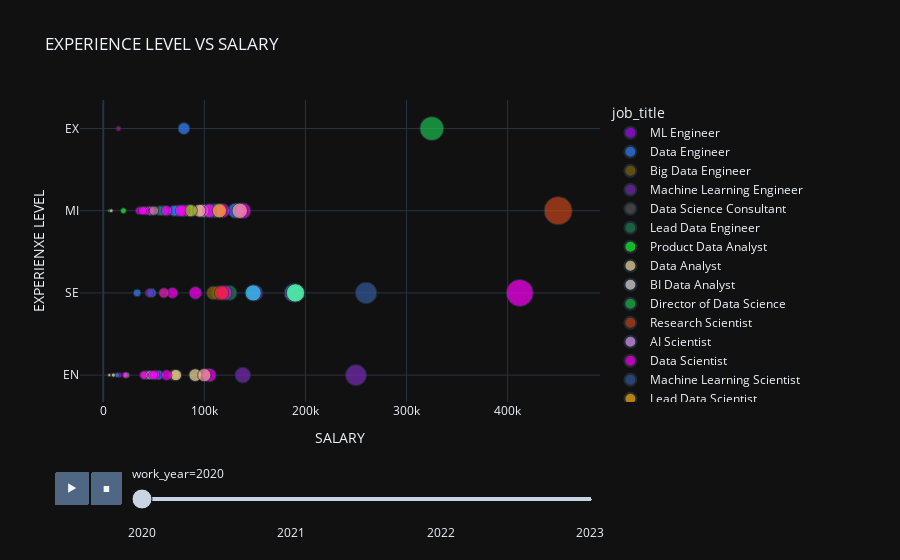

Here is the notebook cell this chart was saved with:
### Code cell
# Tiến hành trực quan hóa dữ liệu
fig=px.scatter(data, x = 'salary_in_usd', y = 'experience_level', size = 'salary_in_usd', hover_name = 'job_title', color = 'job_title', 
           color_discrete_sequence=px.colors.qualitative.Alphabet, template = 'plotly_dark',
           animation_frame = 'work_year', title = 'EXPERIENCE LEVEL VS SALARY')
fig.update_layout(xaxis_title="SALARY",yaxis_title="EXPERIENXE LEVEL")

### Figure 1 — Plotly figure (JSON) as saved in the notebook; plotly's stock layout.template omitted (floating-point values rounded to 4 significant figures)
{"data": [{"hovertemplate": "<b>%{hovertext}</b><br><br>job_title=ML Engineer<br>work_year=2020<br>salary_in_usd=%{marker.size}<br>experience_level=%{y}<extra></extra>", "hovertext": ["ML Engineer"], "legendgroup": "ML Engineer", "marker": {"color": "#AA0DFE", "size": [15966], "sizemode": "area", "sizeref": 1125, "symbol": "circle"}, "mode": "markers", "name": "ML Engineer", "orientation": "h", "showlegend": true, "type": "scatter", "x": [15966], "xaxis": "x", "y": ["EN"], "yaxis": "y"}, {"hovertemplate": "<b>%{hovertext}</b><br><br>job_title=Data Engineer<br>work_year=2020<br>salary_in_usd=%{marker.size}<br>experience_level=%{y}<extra></extra>", "hovertext": ["Data Engineer", "Data Engineer", "Data Engineer", "Data Engineer", "Data Engineer", "Data Engineer", "Data Engineer", "Data Engineer", "Data Engineer", "Data Engineer", "Data Engineer", "Data Engineer", "Data Engineer", "Data Engineer"], "legendgroup": "Data Engineer", "marker": {"color": "#3283FE", "size": [41689, 47899, 74130, 13493, 59303, 79833, 110000, 188000, 106000, 112872, 130800, 70139, 33511, 54742], "sizemode": "area", "sizeref": 1125, "symbol": "circle"}, "mode": "markers", "name": "Data Engineer", "orientation": "h", "showlegend": true, "type": "scatter", "x": [41689, 47899, 74130, 13493, 59303, 79833, 110000, 188000, 106000, 112872, 130800, 70139, 33511, 54742], "xaxis": "x", "y": ["EN", "SE", "MI", "EN", "MI", "EX", "MI", "SE", "MI", "MI", "MI", "MI", "SE", "EN"], "yaxis": "y"}, {"hovertemplate": "<b>%{hovertext}</b><br><br>job_title=Big Data Engineer<br>work_year=2020<br>salary_in_usd=%{marker.size}<br>experience_level=%{y}<extra></extra>", "hovertext": ["Big Data Engineer", "Big Data Engineer", "Big Data Engineer"], "legendgroup": "Big Data Engineer", "marker": {"color": "#85660D", "size": [114047, 109024, 70000], "sizemode": "area", "sizeref": 1125, "symbol": "circle"}, "mode": "markers", "name": "Big Data Engineer", "orientation": "h", "showlegend": true, "type": "scatter", "x": [114047, 109024, 70000], "xaxis": "x", "y": ["SE", "SE", "EN"], "yaxis": "y"}, {"hovertemplate": "<b>%{hovertext}</b><br><br>job_title=Machine Learning Engineer<br>work_year=2020<br>salary_in_usd=%{marker.size}<br>experience_level=%{y}<extra></extra>", "hovertext": ["Machine Learning Engineer", "Machine Learning Engineer", "Machine Learning Engineer", "Machine Learning Engineer"], "legendgroup": "Machine Learning Engineer", "marker": {"color": "#782AB6", "size": [138000, 250000, 150000, 45618], "sizemode": "area", "sizeref": 1125, "symbol": "circle"}, "mode": "markers", "name": "Machine Learning Engineer", "orientation": "h", "showlegend": true, "type": "scatter", "x": [138000, 250000, 150000, 45618], "xaxis": "x", "y": ["EN", "EN", "SE", "SE"], "yaxis": "y"}, {"hovertemplate": "<b>%{hovertext}</b><br><br>job_title=Data Science Consultant<br>work_year=2020<br>salary_in_usd=%{marker.size}<br>experience_level=%{y}<extra></extra>", "hovertext": ["Data Science Consultant", "Data Science Consultant"], "legendgroup": "Data Science Consultant", "marker": {"color": "#565656", "size": [5707, 103000], "sizemode": "area", "sizeref": 1125, "symbol": "circle"}, "mode": "markers", "name": "Data Science Consultant", "orientation": "h", "showlegend": true, "type": "scatter", "x": [5707, 103000], "xaxis": "x", "y": ["EN", "MI"], "yaxis": "y"}, {"hovertemplate": "<b>%{hovertext}</b><br><br>job_title=Lead Data Engineer<br>work_year=2020<br>salary_in_usd=%{marker.size}<br>experience_level=%{y}<extra></extra>", "hovertext": ["Lead Data Engineer", "Lead Data Engineer"], "legendgroup": "Lead Data Engineer", "marker": {"color": "#1C8356", "size": [56000, 125000], "sizemode": "area", "sizeref": 1125, "symbol": "circle"}, "mode": "markers", "name": "Lead Data Engineer", "orientation": "h", "showlegend": true, "type": "scatter", "x": [56000, 125000], "xaxis": "x", "y": ["MI", "SE"], "yaxis": "y"}, {"hovertemplate": "<b>%{hovertext}</b><br><br>job_title=Product Data Analyst<br>work_year=2020<br>salary_in_usd=%{marker.size}<br>experience_level=%{y}<extra></extra>", "hovertext": ["Product Data Analyst", "Product Data Analyst"], "legendgroup": "Product Data Analyst", "marker": {"color": "#16FF32", "size": [6072, 20000], "sizemode": "area", "sizeref": 1125, "symbol": "circle"}, "mode": "markers", "name": "Product Data Analyst", "orientation": "h", "showlegend": true, "type": "scatter", "x": [6072, 20000], "xaxis": "x", "y": ["MI", "MI"], "yaxis": "y"}, {"hovertemplate": "<b>%{hovertext}</b><br><br>job_title=Data Analyst<br>work_year=2020<br>salary_in_usd=%{marker.size}<br>experience_level=%{y}<extra></extra>", "hovertext": ["Data Analyst", "Data Analyst", "Data Analyst", "Data Analyst", "Data Analyst", "Data Analyst", "Data Analyst", "Data Analyst"], "legendgroup": "Data Analyst", "marker": {"color": "#F7E1A0", "size": [8000, 91000, 10000, 46759, 72000, 85000, 6072, 22809], "sizemode": "area", "sizeref": 1125, "symbol": "circle"}, "mode": "markers", "name": "Data Analyst", "orientation": "h", "showlegend": true, "type": "scatter", "x": [8000, 91000, 10000, 46759, 72000, 85000, 6072, 22809], "xaxis": "x", "y": ["MI", "EN", "EN", "MI", "EN", "MI", "EN", "EN"], "yaxis": "y"}, {"hovertemplate": "<b>%{hovertext}</b><br><br>job_title=BI Data Analyst<br>work_year=2020<br>salary_in_usd=%{marker.size}<br>experience_level=%{y}<extra></extra>", "hovertext": ["BI Data Analyst"], "legendgroup": "BI Data Analyst", "marker": {"color": "#E2E2E2", "size": [98000], "sizemode": "area", "sizeref": 1125, "symbol": "circle"}, "mode": "markers", "name": "BI Data Analyst", "orientation": "h", "showlegend": true, "type": "scatter", "x": [98000], "xaxis": "x", "y": ["MI"], "yaxis": "y"}, {"hovertemplate": "<b>%{hovertext}</b><br><br>job_title=Director of Data Science<br>work_year=2020<br>salary_in_usd=%{marker.size}<br>experience_level=%{y}<extra></extra>", "hovertext": ["Director of Data Science"], "legendgroup": "Director of Data Science", "marker": {"color": "#1CBE4F", "size": [325000], "sizemode": "area", "sizeref": 1125, "symbol": "circle"}, "mode": "markers", "name": "Director of Data Science", "orientation": "h", "showlegend": true, "type": "scatter", "x": [325000], "xaxis": "x", "y": ["EX"], "yaxis": "y"}, {"hovertemplate": "<b>%{hovertext}</b><br><br>job_title=Research Scientist<br>work_year=2020<br>salary_in_usd=%{marker.size}<br>experience_level=%{y}<extra></extra>", "hovertext": ["Research Scientist", "Research Scientist"], "legendgroup": "Research Scientist", "marker": {"color": "#C4451C", "size": [42000, 450000], "sizemode": "area", "sizeref": 1125, "symbol": "circle"}, "mode": "markers", "name": "Research Scientist", "orientation": "h", "showlegend": true, "type": "scatter", "x": [42000, 450000], "xaxis": "x", "y": ["EN", "MI"], "yaxis": "y"}, {"hovertemplate": "<b>%{hovertext}</b><br><br>job_title=AI Scientist<br>work_year=2020<br>salary_in_usd=%{marker.size}<br>experience_level=%{y}<extra></extra>", "hovertext": ["AI Scientist"], "legendgroup": "AI Scientist", "marker": {"color": "#DEA0FD", "size": [45896], "sizemode": "area", "sizeref": 1125, "symbol": "circle"}, "mode": "markers", "name": "AI Scientist", "orientation": "h", "showlegend": true, "type": "scatter", "x": [45896], "xaxis": "x", "y": ["EN"], "yaxis": "y"}, {"hovertemplate": "<b>%{hovertext}</b><br><br>job_title=Data Scientist<br>work_year=2020<br>salary_in_usd=%{marker.size}<br>experience_level=%{y}<extra></extra>", "hovertext": ["Data Scientist", "Data Scientist", "Data Scientist", "Data Scientist", "Data Scientist", "Data Scientist", "Data Scientist", "Data Scientist", "Data Scientist", "Data Scientist", "Data Scientist", "Data Scientist", "Data Scientist", "Data Scientist", "Data Scientist", "Data Scientist", "Data Scientist", "Data Scientist", "Data Scientist", "Data Scientist", "Data Scientist"], "legendgroup": "Data Scientist", "marker": {"color": "#FE00FA", "size": [45760, 42197, 62726, 35735, 68428, 79833, 51321, 40481, 39916, 21669, 38776, 91237, 62726, 118000, 138350, 76958, 412000, 105000, 49268, 105000, 120000], "sizemode": "area", "sizeref": 1125, "symbol": "circle"}, "mode": "markers", "name": "Data Scientist", "orientation": "h", "showlegend": true, "type": "scatter", "x": [45760, 42197, 62726, 35735, 68428, 79833, 51321, 40481, 39916, 21669, 38776, 91237, 62726, 118000, 138350, 76958, 412000, 105000, 49268, 105000, 120000], "xaxis": "x", "y": ["MI", "MI", "EN", "MI", "SE", "MI", "EN", "MI", "EN", "EN", "MI", "SE", "MI", "MI", "MI", "MI", "SE", "EN", "EN", "MI", "SE"], "yaxis": "y"}, {"hovertemplate": "<b>%{hovertext}</b><br><br>job_title=Machine Learning Scientist<br>work_year=2020<br>salary_in_usd=%{marker.size}<br>experience_level=%{y}<extra></extra>", "hovertext": ["Machine Learning Scientist"], "legendgroup": "Machine Learning Scientist", "marker": {"color": "#325A9B", "size": [260000], "sizemode": "area", "sizeref": 1125, "symbol": "circle"}, "mode": "markers", "name": "Machine Learning Scientist", "orientation": "h", "showlegend": true, "type": "scatter", "x": [260000], "xaxis": "x", "y": ["SE"], "yaxis": "y"}, {"hovertemplate": "<b>%{hovertext}</b><br><br>job_title=Lead Data Scientist<br>work_year=2020<br>salary_in_usd=%{marker.size}<br>experience_level=%{y}<extra></extra>", "hovertext": ["Lead Data Scientist", "Lead Data Scientist"], "legendgroup": "Lead Data Scientist", "marker": {"color": "#FEAF16", "size": [190000, 115000], "sizemode": "area", "sizeref": 1125, "symbol": "circle"}, "mode": "markers", "name": "Lead Data Scientist", "orientation": "h", "showlegend": true, "type": "scatter", "x": [190000, 115000], "xaxis": "x", "y": ["SE", "MI"], "yaxis": "y"}, {"hovertemplate": "<b>%{hovertext}</b><br><br>job_title=Business Data Analyst<br>work_year=2020<br>salary_in_usd=%{marker.size}<br>experience_level=%{y}<extra></extra>", "hovertext": ["Business Data Analyst", "Business Data Analyst", "Business Data Analyst"], "legendgroup": "Business Data Analyst", "marker": {"color": "#F8A19F", "size": [135000, 100000, 95000], "sizemode": "area", "sizeref": 1125, "symbol": "circle"}, "mode": "markers", "name": "Business Data Analyst", "orientation": "h", "showlegend": true, "type": "scatter", "x": [135000, 100000, 95000], "xaxis": "x", "y": ["MI", "EN", "MI"], "yaxis": "y"}, {"hovertemplate": "<b>%{hovertext}</b><br><br>job_title=Lead Data Analyst<br>work_year=2020<br>salary_in_usd=%{marker.size}<br>experience_level=%{y}<extra></extra>", "hovertext": ["Lead Data Analyst"], "legendgroup": "Lead Data Analyst", "marker": {"color": "#90AD1C", "size": [87000], "sizemode": "area", "sizeref": 1125, "symbol": "circle"}, "mode": "markers", "name": "Lead Data Analyst", "orientation": "h", "showlegend": true, "type": "scatter", "x": [87000], "xaxis": "x", "y": ["MI"], "yaxis": "y"}, {"hovertemplate": "<b>%{hovertext}</b><br><br>job_title=Machine Learning Manager<br>work_year=2020<br>salary_in_usd=%{marker.size}<br>experience_level=%{y}<extra></extra>", "hovertext": ["Machine Learning Manager"], "legendgroup": "Machine Learning Manager", "marker": {"color": "#F6222E", "size": [117104], "sizemode": "area", "sizeref": 1125, "symbol": "circle"}, "mode": "markers", "name": "Machine Learning Manager", "orientation": "h", "showlegend": true, "type": "scatter", "x": [117104], "xaxis": "x", "y": ["SE"], "yaxis": "y"}, {"hovertemplate": "<b>%{hovertext}</b><br><br>job_title=Data Science Manager<br>work_year=2020<br>salary_in_usd=%{marker.size}<br>experience_level=%{y}<extra></extra>", "hovertext": ["Data Science Manager"], "legendgroup": "Data Science Manager", "marker": {"color": "#1CFFCE", "size": [190200], "sizemode": "area", "sizeref": 1125, "symbol": "circle"}, "mode": "markers", "name": "Data Science Manager", "orientation": "h", "showlegend": true, "type": "scatter", "x": [190200], "xaxis": "x", "y": ["SE"], "yaxis": "y"}, {"hovertemplate": "<b>%{hovertext}</b><br><br>job_title=Principal Data Scientist<br>work_year=2020<br>salary_in_usd=%{marker.size}<br>experience_level=%{y}<extra></extra>", "hovertext": ["Principal Data Scientist"], "legendgroup": "Principal Data Scientist", "marker": {"color": "#2ED9FF", "size": [148261], "sizemode": "area", "sizeref": 1125, "symbol": "circle"}, "mode": "markers", "name": "Principal Data Scientist", "orientation": "h", "showlegend": true, "type": "scatter", "x": [148261], "xaxis": "x", "y": ["SE"], "yaxis": "y"}, {"hovertemplate": "<b>%{hovertext}</b><br><br>job_title=Staff Data Analyst<br>work_year=2020<br>salary_in_usd=%{marker.size}<br>experience_level=%{y}<extra></extra>", "hovertext": ["Staff Data Analyst"], "legendgroup": "Staff Data Analyst", "marker": {"color": "#B10DA1", "size": [15000], "sizemode": "area", "sizeref": 1125, "symbol": "circle"}, "mode": "markers", "name": "Staff Data Analyst", "orientation": "h", "showlegend": true, "type": "scatter", "x": [15000], "xaxis": "x", "y": ["EX"], "yaxis": "y"}, {"hovertemplate": "<b>%{hovertext}</b><br><br>job_title=Machine Learning Infrastructure Engineer<br>work_year=2020<br>salary_in_usd=%{marker.size}<br>experience_level=%{y}<extra></extra>", "hovertext": ["Machine Learning Infrastructure Engineer"], "legendgroup": "Machine Learning Infrastructure Engineer", "marker": {"color": "#C075A6", "size": [50180], "sizemode": "area", "sizeref": 1125, "symbol": "circle"}, "mode": "markers", "name": "Machine Learning Infrastructure Engineer", "orientation": "h", "showlegend": true, "type": "scatter", "x": [50180], "xaxis": "x", "y": ["MI"], "yaxis": "y"}, {"hovertemplate": "<b>%{hovertext}</b><br><br>job_title=Computer Vision Engineer<br>work_year=2020<br>salary_in_usd=%{marker.size}<br>experience_level=%{y}<extra></extra>", "hovertext": ["Computer Vision Engineer"], "legendgroup": "Computer Vision Engineer", "marker": {"color": "#FC1CBF", "size": [60000], "sizemode": "area", "sizeref": 1125, "symbol": "circle"}, "mode": "markers", "name": "Computer Vision Engineer", "orientation": "h", "showlegend": true, "type": "scatter", "x": [60000], "xaxis": "x", "y": ["SE"], "yaxis": "y"}], "layout": {"legend": {"itemsizing": "constant", "title": {"text": "job_title"}, "tracegroupgap": 0}, "sliders": [{"active": 0, "currentvalue": {"prefix": "work_year="}, "len": 0.9, "pad": {"b": 10, "t": 60}, "steps": [{"args": [["2020"], {"frame": {"duration": 0, "redraw": false}, "fromcurrent": true, "mode": "immediate", "transition": {"duration": 0, "easing": "linear"}}], "label": "2020", "method": "animate"}, {"args": [["2021"], {"frame": {"duration": 0, "redraw": false}, "fromcurrent": true, "mode": "immediate", "transition": {"duration": 0, "easing": "linear"}}], "label": "2021", "method": "animate"}, {"args": [["2022"], {"frame": {"duration": 0, "redraw": false}, "fromcurrent": true, "mode": "immediate", "transition": {"duration": 0, "easing": "linear"}}], "label": "2022", "method": "animate"}, {"args": [["2023"], {"frame": {"duration": 0, "redraw": false}, "fromcurrent": true, "mode": "immediate", "transition": {"duration": 0, "easing": "linear"}}], "label": "2023", "method": "animate"}], "x": 0.1, "xanchor": "left", "y": 0, "yanchor": "top"}], "title": {"text": "EXPERIENCE LEVEL VS SALARY"}, "updatemenus": [{"buttons": [{"args": [null, {"frame": {"duration": 500, "redraw": false}, "fromcurrent": true, "mode": "immediate", "transition": {"duration": 500, "easing": "linear"}}], "label": "&#9654;", "method": "animate"}, {"args": [[null], {"frame": {"duration": 0, "redraw": false}, "fromcurrent": true, "mode": "immediate", "transition": {"duration": 0, "easing": "linear"}}], "label": "&#9724;", "method": "animate"}], "direction": "left", "pad": {"r": 10, "t": 70}, "showactive": false, "type": "buttons", "x": 0.1, "xanchor": "right", "y": 0, "yanchor": "top"}], "xaxis": {"anchor": "y", "domain": [0, 1], "title": {"text": "SALARY"}}, "yaxis": {"anchor": "x", "domain": [0, 1], "title": {"text": "EXPERIENXE LEVEL"}}}}
